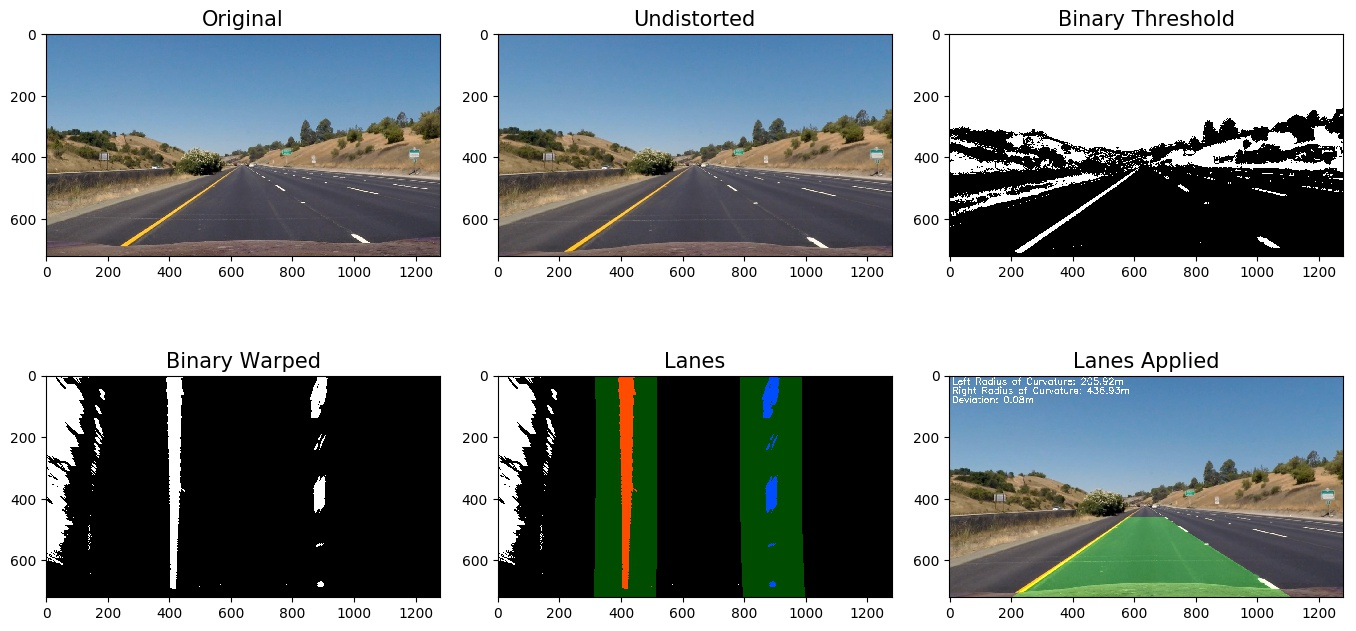
#> input picture output_images/lane_lines/straight_lines1.jpg, 1356 x 631 px
$ python -i pipeline.py   (imports and definitions only)   (older library calls are emulated)
#> lines starting #> are read from the running program, lines starting #| are printed output that depends on the picture
import numpy as np
import cv2
import matplotlib.pyplot as plt
from perspective_transform import *
from image_gradient import *
import glob
from collections import deque
from statistics import mean

MID_X = 640

first_image = True
gleft_fit = None
gright_fit = None

OUT_DIR = 'output_images/lane_lines/'


class AverageCoefficient:
    def __init__(self, max_len):
        self.a = deque(maxlen=max_len)
        self.b = deque(maxlen=max_len)
        self.c = deque(maxlen=max_len)

    # [4 lines left out: function add_coefficient, not called in this run]

    def average(self):
        avg_coeff = [mean(self.a), mean(self.b), mean(self.c)]
        return np.array(avg_coeff)


avg_left_fit = AverageCoefficient(5)
avg_right_fit = AverageCoefficient(5)


# [276 lines left out: functions find_peak, find_sliding_window, warp_binary_pipeline, find_lane_lines, plot_lines, find_curvature and 2 more, not called in this run]


def image_pipeline(image):
    # binary_warped, Minv = warp_binary_pipeline(img)

    undist = undistort(image)
    binary = combined_thresholds(undist)
    binary_warped, M, Minv = warp(binary)

    left_fit, right_fit, leftx, lefty, rightx, righty = find_lane_lines(binary_warped)

    return plot_image(undist, binary_warped, left_fit, right_fit, Minv, leftx, rightx)


# [41 lines left out: function plot_image_pipeline, not called in this run]


# [20 lines not run here, left out]

    # [6 lines of commented-out code are left out]

>>> import cv2
>>> picture = cv2.imread('output_images/lane_lines/straight_lines1.jpg', cv2.IMREAD_GRAYSCALE)
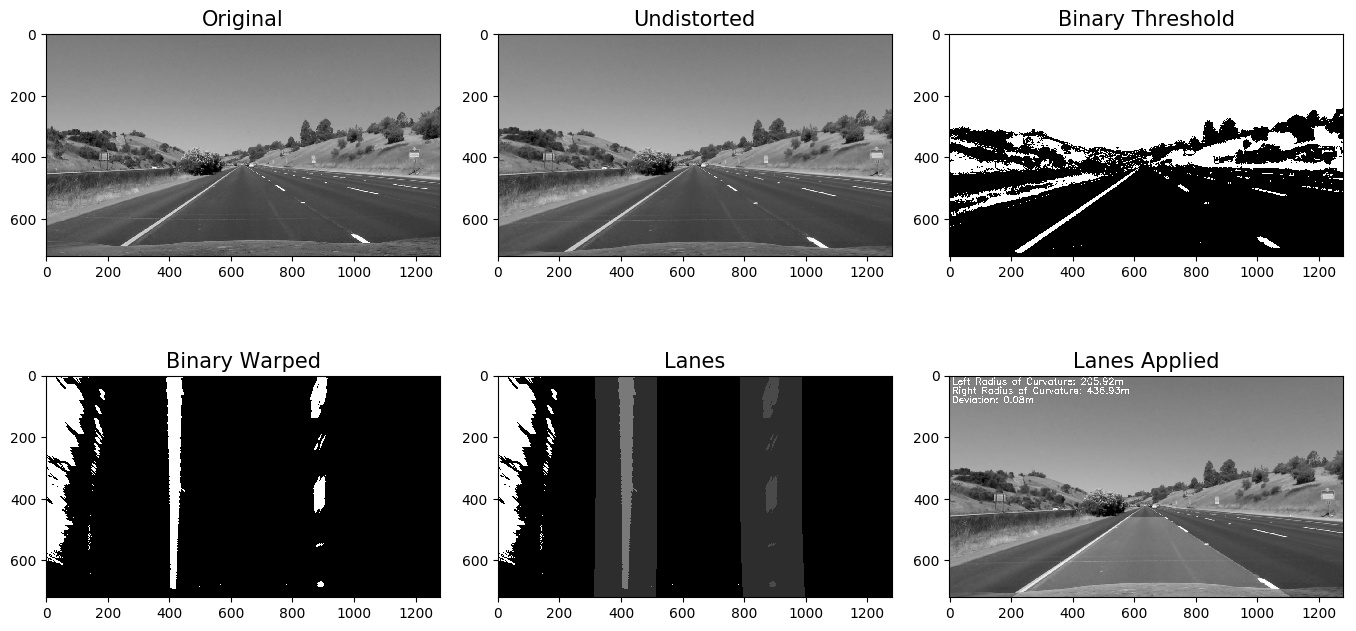
#> picture: shape (631, 1356); min 0, max 255, mean 149.8
#> (the run stopped early here; a loop or call above may not have finished)

$ run again, on output_images/lane_lines/test3.jpg
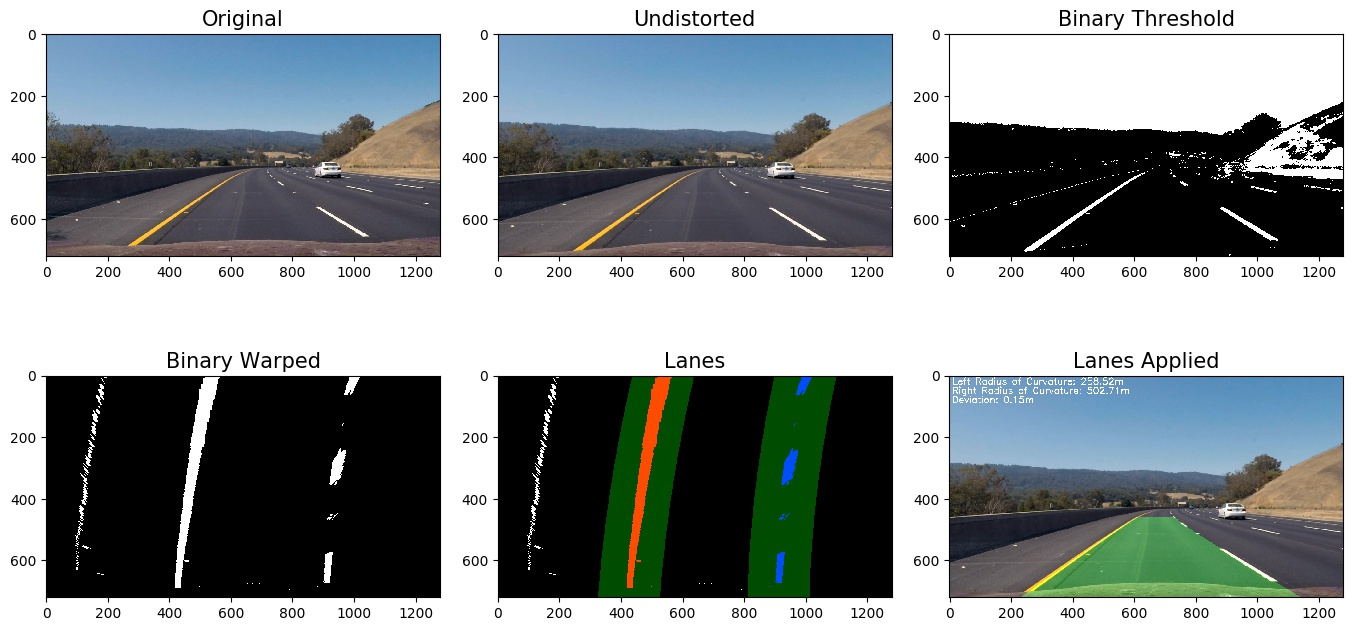
#> input picture output_images/lane_lines/test3.jpg, 1356 x 631 px
#> `picture = cv2.imread('output_images/lane_lines/straight_lines1.jpg', c..`:
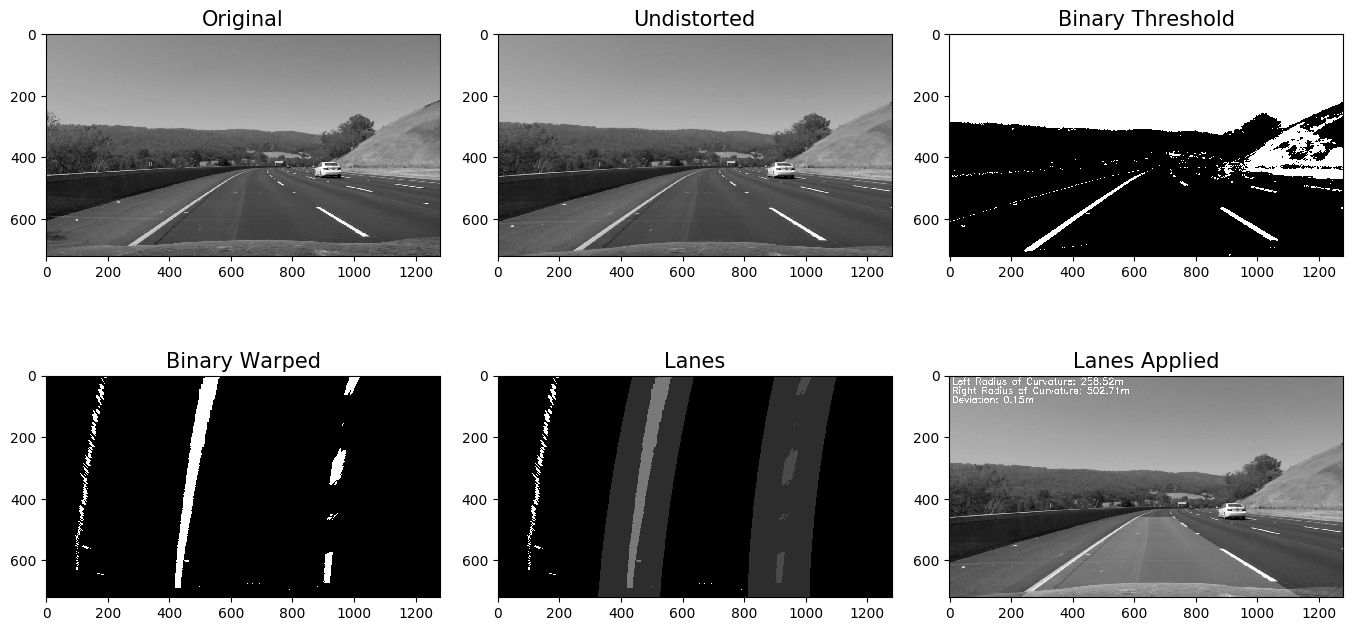
#> picture: shape (631, 1356); min 0, max 255, mean 144.9

$ run again, on output_images/lane_lines/test4.jpg
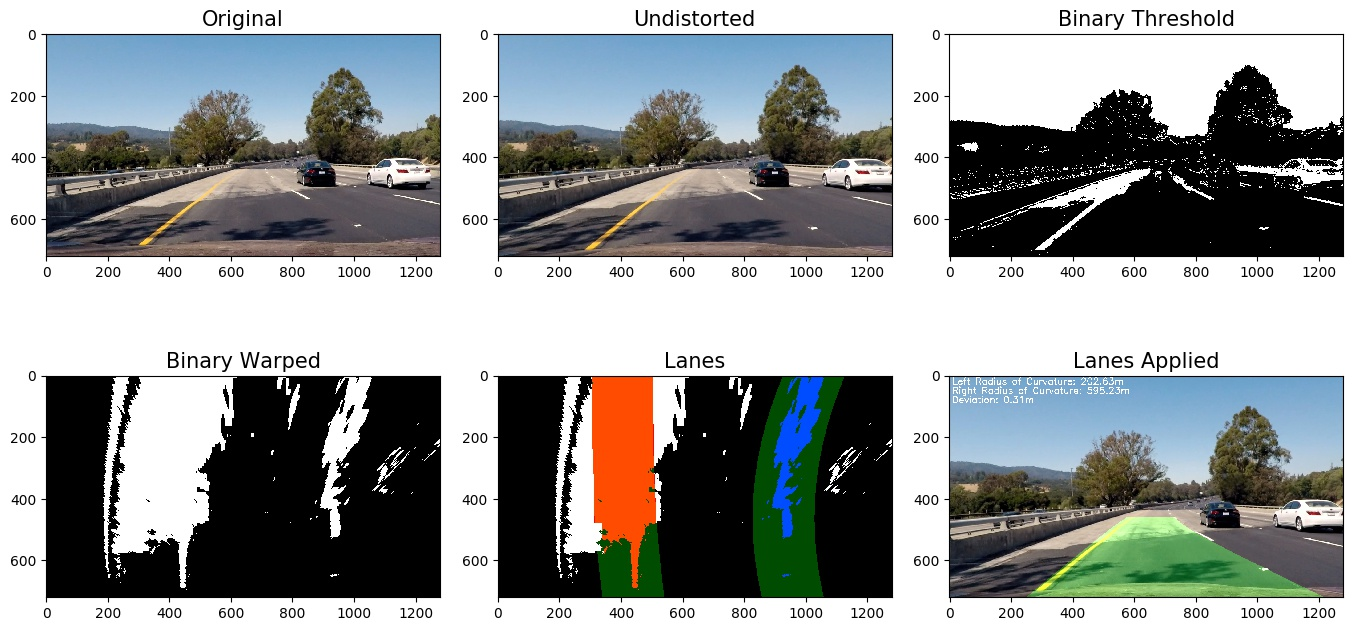
#> input picture output_images/lane_lines/test4.jpg, 1356 x 631 px
#> `picture = cv2.imread('output_images/lane_lines/straight_lines1.jpg', c..`:
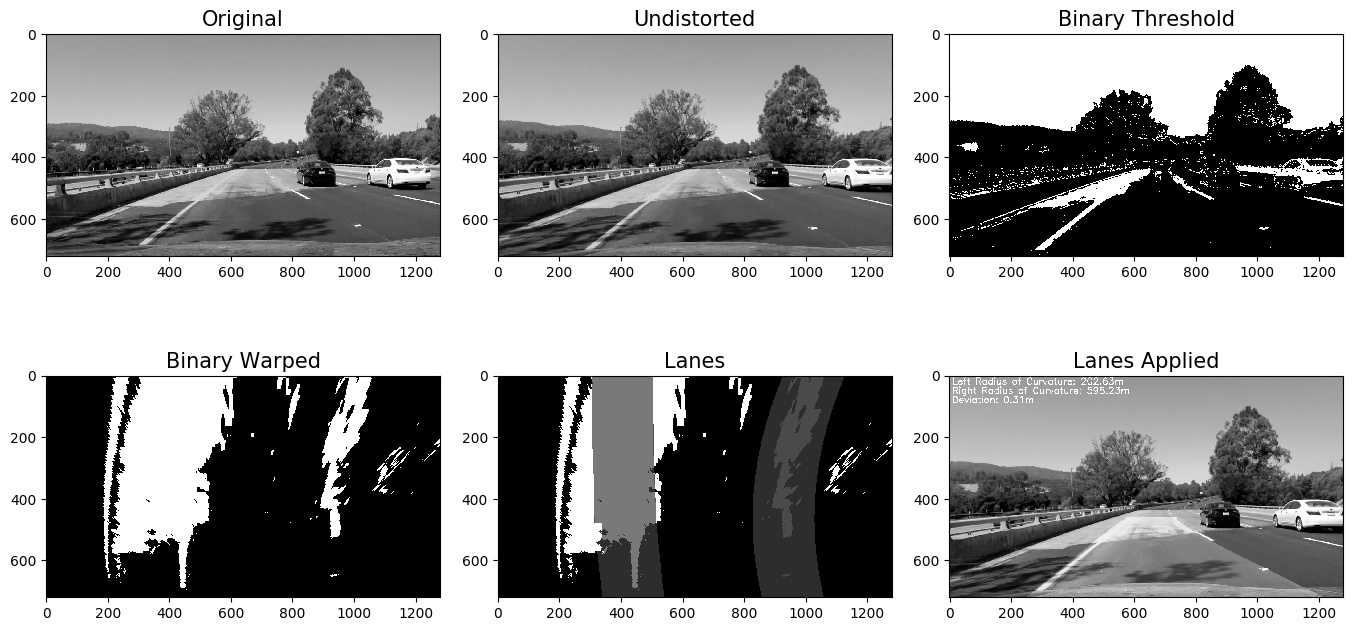
#> picture: shape (631, 1356); min 0, max 255, mean 154.1
